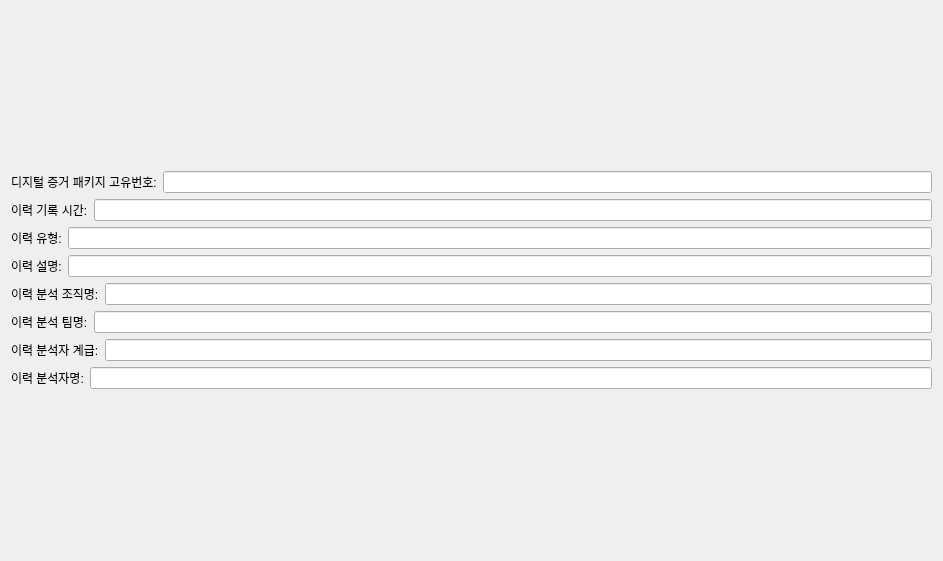
              <widget class="QWidget" name="scrollAreaWidgetContents_12">
               <property name="geometry">
                <rect>
                 <x>0</x>
                 <y>0</y>
                 <width>943</width>
                 <height>561</height>
                </rect>
               </property>
               <layout class="QGridLayout" name="gridLayout_16">
                <item row="0" column="0">
                 <layout class="QVBoxLayout" name="Log__verticalLayout_1">
                  <item>
                   <layout class="QHBoxLayout" name="Log_digital_evidence_package_management_id___horizontalLayout_1">
                    <item>
                     <widget class="QLabel" name="Log_digital_evidence_package_management_id__label_1">
                      <property name="text">
                       <string>디지털 증거 패키지 고유번호:</string>
                      </property>
                     </widget>
                    </item>
                    <item>
                     <widget class="QLineEdit" name="Log_digital_evidence_package_management_id__lineEdit_1"/>
                    </item>
                   </layout>
                  </item>
                  <item>
                   <layout class="QHBoxLayout" name="Log_log_datetime__horizontalLayout_1">
                    <item>
                     <widget class="QLabel" name="Log_log_datetime__label_1">
                      <property name="text">
                       <string>이력 기록 시간:</string>
                      </property>
                     </widget>
                    </item>
                    <item>
                     <widget class="QLineEdit" name="Log_log_datetime__lineEdit_1"/>
                    </item>
                   </layout>
                  </item>
                  <item>
                   <layout class="QHBoxLayout" name="Log_log_type__horizontalLayout_1">
                    <item>
                     <widget class="QLabel" name="Log_log_type__label_1">
                      <property name="text">
                       <string>이력 유형:</string>
                      </property>
                     </widget>
                    </item>
                    <item>
                     <widget class="QLineEdit" name="Log_log_type__lineEdit_1"/>
                    </item>
                   </layout>
                  </item>
                  <item>
                   <layout class="QHBoxLayout" name="Log_log_description__horizontalLayout_1">
                    <item>
                     <widget class="QLabel" name="Log_log_description__label_1">
                      <property name="text">
                       <string>이력 설명:</string>
                      </property>
                     </widget>
                    </item>
                    <item>
                     <widget class="QLineEdit" name="Log_log_description__lineEdit_1"/>
                    </item>
                   </layout>
                  </item>
                  <item>
                   <layout class="QHBoxLayout" name="Log_devision_name_of_logger__horizontalLayout_1">
                    <item>
                     <widget class="QLabel" name="Log_devision_name_of_logger__label_1">
                      <property name="text">
                       <string>이력 분석 조직명:</string>
                      </property>
                     </widget>
                    </item>
                    <item>
                     <widget class="QLineEdit" name="Log_devision_name_of_logger__lineEdit_1"/>
                    </item>
                   </layout>
                  </item>
                  <item>
                   <layout class="QHBoxLayout" name="Log_team_name_of_logger__horizontalLayout_1">
                    <item>
                     <widget class="QLabel" name="Log_team_name_of_logger__label_1">
                      <property name="text">
                       <string>이력 분석 팀명:</string>
                      </property>
                     </widget>
                    </item>
                    <item>
                     <widget class="QLineEdit" name="Log_team_name_of_logger__lineEdit_1"/>
                    </item>
                   </layout>
                  </item>
                  <item>
                   <layout class="QHBoxLayout" name="Log_rank_of_logger__horizontalLayout_1">
                    <item>
                     <widget class="QLabel" name="Log_rank_of_logger__label_1">
                      <property name="text">
                       <string>이력 분석자 계급:</string>
                      </property>
                     </widget>
                    </item>
                    <item>
                     <widget class="QLineEdit" name="Log_rank_of_logger__lineEdit_1"/>
                    </item>
                   </layout>
                  </item>
                  <item>
                   <layout class="QHBoxLayout" name="Log_name_of_logger__horizontalLayout_1">
                    <item>
                     <widget class="QLabel" name="Log_name_of_logger__label_1">
                      <property name="text">
                       <string>이력 분석자명:</string>
                      </property>
                     </widget>
                    </item>
                    <item>
                     <widget class="QLineEdit" name="Log_name_of_logger__lineEdit_1"/>
                    </item>
                   </layout>
                  </item>
                 </layout>
                </item>
               </layout>
              </widget>
